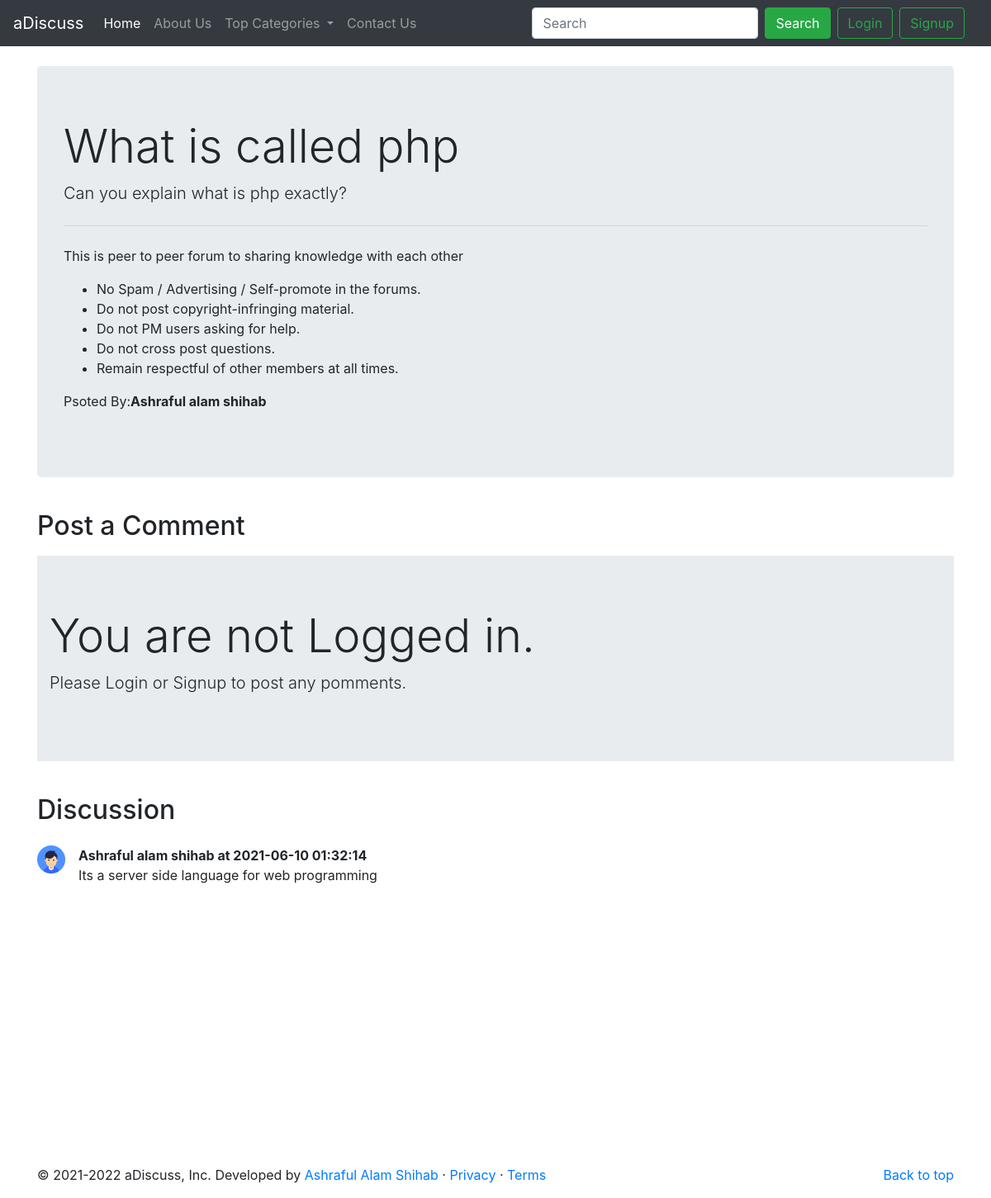
Page /therad.php?theradid=1 on the committed database.
### tables this page shows
CREATE TABLE `therads` (
  `therad_id` int(11) NOT NULL,
  `therad_title` varchar(255) NOT NULL,
  `therad_desc` text NOT NULL,
  `thered_cate_id` int(255) NOT NULL,
  `therad_user_id` int(255) NOT NULL,
  `timestamp` datetime NOT NULL DEFAULT current_timestamp()
);

CREATE TABLE `users` (
  `user_id` int(255) NOT NULL,
  `user_name` varchar(255) NOT NULL,
  `user_email` varchar(255) NOT NULL,
  `password` varchar(255) NOT NULL,
  `signuptime` datetime NOT NULL DEFAULT current_timestamp()
);

CREATE TABLE `comments` (
  `comment_id` int(255) NOT NULL,
  `comment_content` varchar(255) NOT NULL,
  `therad_id` int(255) NOT NULL,
  `comment_by` int(255) NOT NULL,
  `comment_time` datetime NOT NULL DEFAULT current_timestamp()
);

### therad.php (the view, shortened to what this page needs)
<!doctype html>
<html lang="en">
<head>
    <link rel="stylesheet" href="https://cdn.jsdelivr.net/npm/bootstrap@4.5.3/dist/css/bootstrap.min.css"
>
</head>
<body>
    <?php include 'partial/_dbconnect.php';?>
    <?php include 'partial/_header.php';?>
    <?php
        $id= $_GET['theradid'];
        $sql = "SELECT * FROM `therads` WHERE therad_id ='$id'";
        $result = mysqli_query($conn, $sql);
        while($row= mysqli_fetch_assoc($result)){
            $title= $row['therad_title'];
            $desc= $row['therad_desc'];
            $th_user = $row['therad_user_id'];
            $sql2 = "SELECT user_name FROM `users` WHERE user_id= '$th_user'";
            $result2 = mysqli_query($conn, $sql2);
            $row2 = mysqli_fetch_assoc($result2);
            $name = $row2['user_name'];
        }
    ?>
    <div class="container my-4">
        <div class="jumbotron">
            <h1 class="display-4"><?php echo $title; ?></h1>
            <p class="lead"><?php echo $desc; ?></p>
            <hr class="my-4">
            <p>This is peer to peer forum to sharing knowledge with each other</p>
            <p>
            <ul>
                <li>No Spam / Advertising / Self-promote in the forums.</li>
                <li>Do not post copyright-infringing material.</li>
                <li>Do not PM users asking for help.</li>
                <li>Do not cross post questions.</li>
                <li>Remain respectful of other members at all times.</li>
            </ul>
            </p>
            <p>Psoted By:<strong><?php echo $name; ?></strong></p>
        </div>
    </div>
    <?php
    if(isset($_SESSION['loggedin']) && $_SESSION['loggedin']==true){
    echo'<div class="container">
    <h2 class="py-2">Post a Comment</h2>
      <form action=" '.$_SERVER["REQUEST_URI"].'" method="post">
      <div class="form-group">
        <label for="comment"><strong>Type your comment</strong></label>
        <textarea class="form-control" id="comment" name="comment" rows="3"></textarea>
        <input type="hidden" name="user_id" value="'.$_SESSION["user_id"].'">
        </div>
        <button type="submit" class="btn btn-success">Post Comment</button>
        </form>
        </div>';
    }
    else{
        echo'<div class="container">
        <h2 class="py-2">Post a Comment</h2>
            <div class="jumbotron jumbotron-fluid">
            <div class="container">
           <h1 class="display-4">You are not Logged in.</h1>
             <p class="lead"> Please Login or Signup to post any pomments.</p>
            </div>
            </div>
        </div> ';
    }
    ?>
    <div class="container my-4" id="ques">
        <h2 class="py-2">Discussion</h2>
        <?php
        $id= $_GET['theradid'];
        $sql = "SELECT * FROM `comments` WHERE therad_id ='$id'";
        $result2 = mysqli_query($conn, $sql);
        while($row = mysqli_fetch_assoc($result2)){
            $comment_time = $row['comment_time'];
            $content = $row['comment_content'];
            $th_user2 = $row['comment_by'];
            $sql2 = "SELECT user_name FROM `users` WHERE user_id= '$th_user2'";
            $result2 = mysqli_query($conn, $sql2);
            $row2 = mysqli_fetch_assoc($result2);
            $name = $row2['user_name'];
            echo '
            <div class="media my-3">
                <img src="user.png" width="34px" class="mr-3" alt="...">
                <div class="media-body">
                <p class="font-weight-bold my-0">'.$name.' at '.$comment_time.'</p>
                '.$content.'
                     </div>
                    </div>';
    }
    ?>
    </div>
    <?php include 'partial/_footer.php';?>
</body>
</html>

### partial/_header.php (shortened to what this page needs)
<?php
echo '<nav class="navbar navbar-expand-lg navbar-dark bg-dark">
<a class="navbar-brand" href="/forum">aDiscuss</a>
<button class="navbar-toggler" type="button" data-toggle="collapse" data-target="#navbarSupportedContent" aria-controls="navbarSupportedContent" aria-expanded="false" aria-label="Toggle navigation">
  <span class="navbar-toggler-icon"></span>
</button>
<div class="collapse navbar-collapse" id="navbarSupportedContent">
  <ul class="navbar-nav mr-auto">
    <li class="nav-item active">
      <a class="nav-link" href="index.php">Home <span class="sr-only">(current)</span></a>
    </li>
    <li class="nav-item">
      <a class="nav-link" href="about.php">About Us</a>
    </li>
    <li class="nav-item dropdown">
      <a class="nav-link dropdown-toggle" href="#" id="navbarDropdown" role="button" data-toggle="dropdown" aria-haspopup="true" aria-expanded="false">
       Top Categories
      </a>
      <div class="dropdown-menu" aria-labelledby="navbarDropdown">';
      echo'</div>
    </li>
    <li class="nav-item">
      <a class="nav-link" href="contact.php">Contact Us</a>
    </li>
  </ul>
  <div class="mx-2 row">';
  if(isset($_SESSION['loggedin']) && $_SESSION['loggedin']==true){
    echo'<form class="form-inline my-2 my-lg-0" action="search.php" method="GET">
        <input class="form-control mr-sm-2" name="search" type="search" placeholder="Search" aria-label="Search">
        <button class="btn btn-success my-2 my-sm-0" type="submit">Search</button>
        <p class="text-light my-0 mx-2 text-capitalize">Welcome '. $_SESSION['userename'].'</p>
        <a href="partial/_logout.php"role="button"class="btn btn-outline-success ml-2">Logout</a>
        </form>';
  }
  else{
    echo'<form class="form-inline my-2 my-lg-0">
          <input class="form-control mr-sm-2" type="search" placeholder="Search" aria-label="Search">
          <button class="btn btn-success my-2 my-sm-0" type="submit">Search</button>
       </form>
        <button class="btn btn-outline-success ml-2" data-toggle="modal"    data-target="#loginModal">Login</button>
       <button class="btn btn-outline-success mx-2" data-toggle="modal" data-target="#signupModal">Signup</button>';
  }
    echo'</div>
      </div>
      </nav>';
?>

### partial/_footer.php
<footer class="container">
    <p class="float-right"><a href="#">Back to top</a></p>
    <p>© 2021-2022 aDiscuss, Inc. Developed by <a
        href="https://www.linkedin.com/in/ashraful-alam-shihab-05193119b/" target="_blank">Ashraful Alam Shihab</a> · <a
        href="#">Privacy</a> · <a href="#">Terms</a></p>
  </footer>

### therad.php (style rules this page uses)
#ques { min-height: 433px; }

### rows in the picture
therads: therad_title "What is called php", therad_desc "Can you explain what is php exactly?"
users: user_name "Ashraful alam shihab"
comments: users.user_name "Ashraful alam shihab", comment_time "2021-06-10 01:32:14", comment_content "Its a server side language for web programming"
